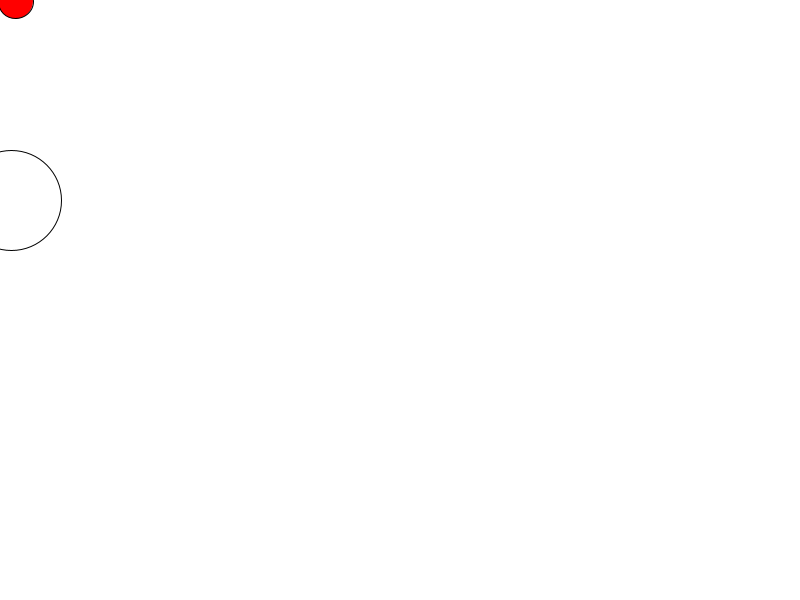
Frame 1 (no input)
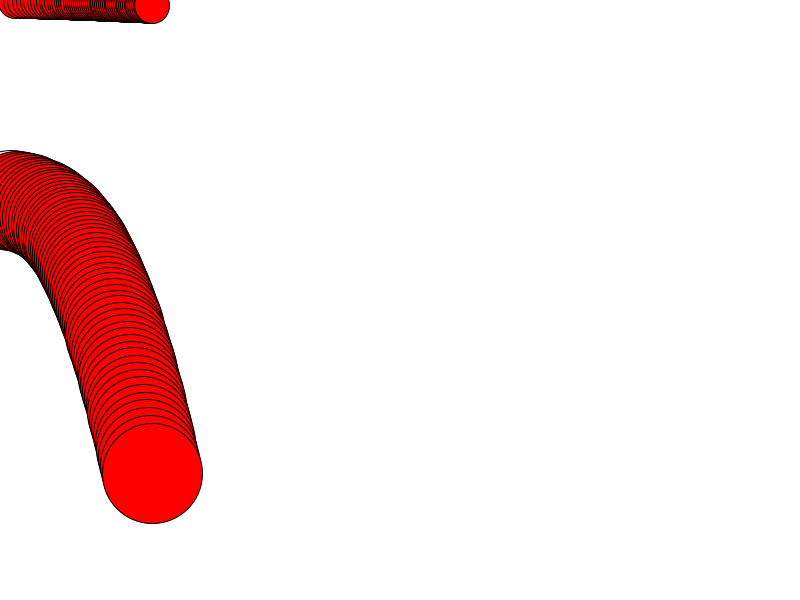
Frame 60 (the mouse pressed at the canvas centre just before this capture)
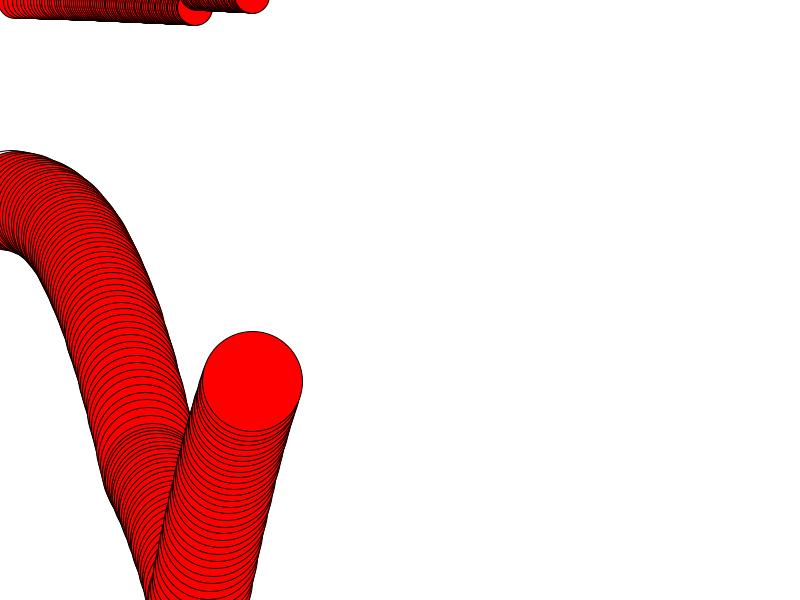
Frame 120 (the mouse held since frame 60 and released just before this capture)

The Processing sketch that drew these frames (run headless with seeded random() and noise(); from frame 60 on, the mouse is pressed at the canvas centre):

// Processing sketch: processing_45908
// ── processing_45908.pde

float vy=0;
float vx=2;
float x=10;
float y=200;
float frictiony=-.6;
float frictionx=.998;
float frictionx1=.88;
float frictiony1=-.9;
float gravity=.04;
float gravity1=.08;
float vx1=4;
float vy1=1;

void setup(){
  background(255);
  size(800,600);
  smooth();
}

void draw(){
  //the large red ball
  vy += gravity; //vy = vy+ gravity
  vx *= frictionx; //vx = vx* frictionx
  x += vx;
  y += vy;
  if(y>height){
    y = height;
    vy *= frictiony;
  }
  if(x>width){
    x=width;
    vx*=frictiony;
  }
  ellipse(x,y,100,100);
  fill(255,0,0);
 //top ball that creates cylinders that relate with the boucnies and
// the distance of the bouncing area. 
  vy1 += gravity1;
  vx1 *= frictionx1;
  x+= vx1;
  y+=vy1;
  if(y>height){
    y=height;
    vy1 *= frictiony1;
  }
  if (x>width){
    x=width;
    vx1 *= frictiony1;
  }
  ellipse(x,vy1,35,35);
  
}
  
void mousePressed(){
  vy -= 5;

}
